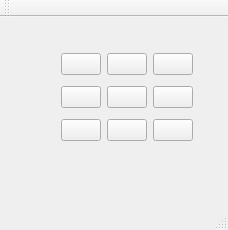
<?xml version="1.0" encoding="UTF-8"?>
<ui version="4.0">
 <class>MainWindow</class>
 <widget class="QMainWindow" name="MainWindow">
  <property name="geometry">
   <rect>
    <x>0</x>
    <y>0</y>
    <width>228</width>
    <height>230</height>
   </rect>
  </property>
  <property name="windowTitle">
   <string>MainWindow</string>
  </property>
  <widget class="QWidget" name="centralWidget">
   <widget class="QWidget" name="">
    <property name="geometry">
     <rect>
      <x>50</x>
      <y>20</y>
      <width>154</width>
      <height>121</height>
     </rect>
    </property>
    <layout class="QHBoxLayout" name="horizontalLayout">
     <item>
      <layout class="QVBoxLayout" name="verticalLayout">
       <item>
        <widget class="QPushButton" name="b00">
         <property name="text">
          <string/>
         </property>
        </widget>
       </item>
       <item>
        <widget class="QPushButton" name="b10">
         <property name="text">
          <string/>
         </property>
        </widget>
       </item>
       <item>
        <widget class="QPushButton" name="b20">
         <property name="text">
          <string/>
         </property>
        </widget>
       </item>
      </layout>
     </item>
     <item>
      <layout class="QVBoxLayout" name="verticalLayout_2">
       <item>
        <widget class="QPushButton" name="b01">
         <property name="text">
          <string/>
         </property>
        </widget>
       </item>
       <item>
        <widget class="QPushButton" name="b11">
         <property name="text">
          <string/>
         </property>
        </widget>
       </item>
       <item>
        <widget class="QPushButton" name="b21">
         <property name="text">
          <string/>
         </property>
        </widget>
       </item>
      </layout>
     </item>
     <item>
      <layout class="QVBoxLayout" name="verticalLayout_3">
       <item>
        <widget class="QPushButton" name="b02">
         <property name="text">
          <string/>
         </property>
        </widget>
       </item>
       <item>
        <widget class="QPushButton" name="b12">
         <property name="text">
          <string/>
         </property>
        </widget>
       </item>
       <item>
        <widget class="QPushButton" name="b22">
         <property name="text">
          <string/>
         </property>
        </widget>
       </item>
      </layout>
     </item>
    </layout>
   </widget>
   <zorder>b00</zorder>
   <zorder>b10</zorder>
   <zorder>b20</zorder>
   <zorder>b01</zorder>
   <zorder>b11</zorder>
   <zorder>b21</zorder>
   <zorder>layoutWidget</zorder>
   <zorder>layoutWidget</zorder>
  </widget>
  <widget class="QMenuBar" name="menuBar">
   <property name="geometry">
    <rect>
     <x>0</x>
     <y>0</y>
     <width>228</width>
     <height>25</height>
    </rect>
   </property>
  </widget>
  <widget class="QToolBar" name="mainToolBar">
   <attribute name="toolBarArea">
    <enum>TopToolBarArea</enum>
   </attribute>
   <attribute name="toolBarBreak">
    <bool>false</bool>
   </attribute>
  </widget>
  <widget class="QStatusBar" name="statusBar"/>
 </widget>
 <layoutdefault spacing="6" margin="11"/>
 <resources/>
 <connections/>
</ui>
